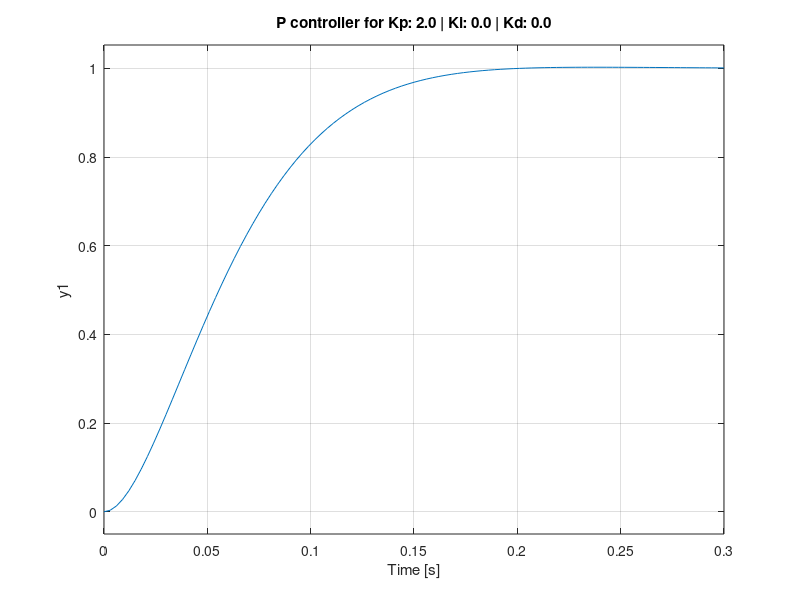

Source code (MATLAB): (Note: this script raises an error after producing the figure.)
close all; clear; clc;

Gp = tf(400,[1 50 0]);
KP = [2, 10, 100];
KD = [0.1, 0.9, 2];

for k = 1:3
%   P controller
    Gp_P = feedback(series(Gp, tf(KP(k))), 1);
    subplot(3,3,k)
    step(Gp_P);
    title(sprintf('P controller for Kp: %.1f | Ki: %.1f | Kd: %.1f', KP(k), 0, 0));
    stepinfo(Gp_P)

%   PI controller
    Gp_PI = feedback(series(Gp, tf([4, (KP(k)/10)],[1 0])), 1);
    subplot(3,3,k+3)
    step(Gp_PI);
    title(sprintf('PI controller for Kp: %.1f | Ki: %.1f | Kd: %.1f', 4, KP(k)/10, 0));
    stepinfo(Gp_PI)

%   PD controller
%     Gp_PD = feedback(series(Gp, tf([KD(k), 100], 1)), 1);
%     subplot(4,3,k+6)
%     step(Gp_PD);
%     title(sprintf('PD controller for Kd: %.1f | Ki: %.1f | Kd: %.1f', 100, 0, KD(k)));
%     stepinfo(Gp_PD)

%   PID controller
    Gp_PID = feedback(series(Gp, tf([KD(k), 100, 10], [1 0])), 1);
    subplot(3,3,k+6)
    step(Gp_PID);
    title(sprintf('PID controller for Kd: %.1f | Ki: %.1f | Kd: %.1f', 100, 10, KD(k)));
    stepinfo(Gp_PID)

end
